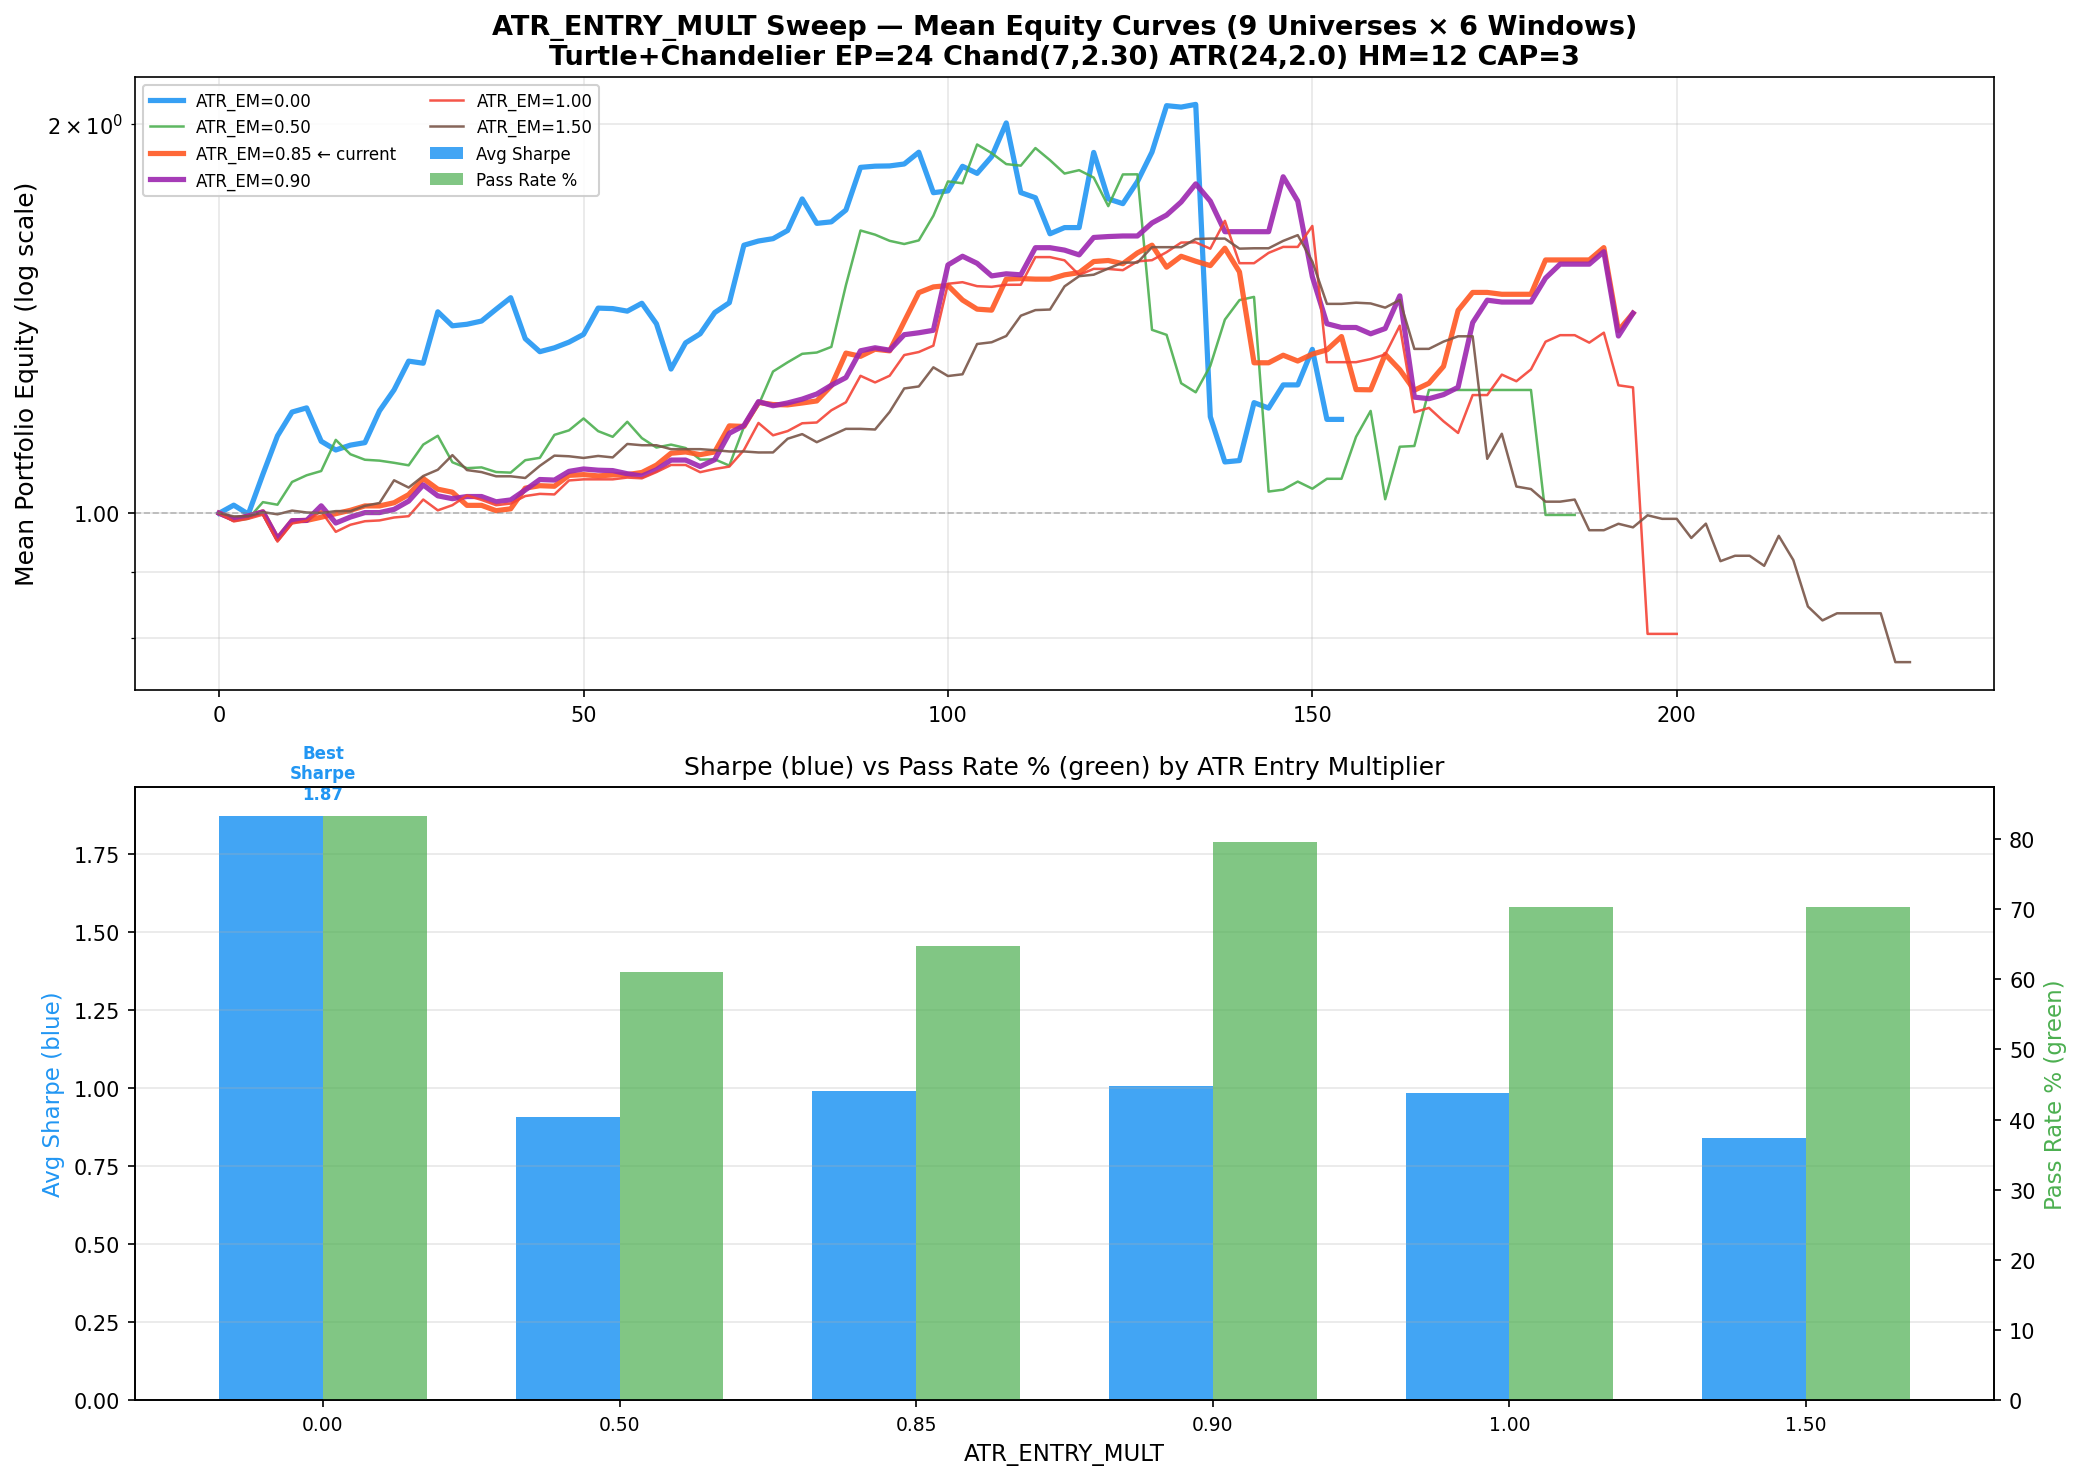

Generate this figure with Python:
#!/usr/bin/env python3
"""
ATR_ENTRY_MULT Sweep Comparison Chart
Reads snapshots/atr_entry_mult_mean_equity.csv and generates charts/atr_entry_mult_sweep_comparison.png

Expected CSV format:
  atr_entry_mult,bar,mean_equity

Plots equity curves (log scale) for each ATR_ENTRY_MULT config.
"""

import pandas as pd
import matplotlib
matplotlib.use('Agg')
import matplotlib.pyplot as plt
import matplotlib.ticker as mticker
import numpy as np
import sys
import os

INPUT_CSV = "snapshots/atr_entry_mult_mean_equity.csv"
OUTPUT_PNG = "charts/atr_entry_mult_sweep_comparison.png"

# ── Color palette for ATR_ENTRY_MULT configs ─────────────────────────────────
COLOR_MAP = {
    0.00: "#2196F3",   # blue   — no filter
    0.50: "#4CAF50",   # green  — moderate filter
    0.85: "#FF5722",   # deep orange — current default
    0.90: "#9C27B0",   # purple — prior best
    1.00: "#F44336",   # red    — moderate-strong
    1.50: "#795548",   # brown  — trade-starving
}

def fmt_equity(v):
    if v >= 1000:
        return f"{v/1000:.1f}k"
    elif v >= 100:
        return f"{v:.0f}"
    elif v >= 10:
        return f"{v:.1f}"
    else:
        return f"{v:.2f}"

def main():
    if not os.path.exists(INPUT_CSV):
        print(f"ERROR: {INPUT_CSV} not found. Run atr_entry_mult_sweep_equity first.")
        sys.exit(1)

    df = pd.read_csv(INPUT_CSV)

    configs = sorted(df['atr_entry_mult'].unique())
    print(f"Loaded {len(configs)} configs: {configs}")

    fig, (ax1, ax2) = plt.subplots(2, 1, figsize=(14, 10), sharex=False)

    # ── Top: Equity curves (log scale) ───────────────────────────────────────
    for em in configs:
        sub = df[df['atr_entry_mult'] == em].sort_values('bar')
        color = COLOR_MAP.get(float(em), None)
        label = f"ATR_EM={em:.2f}"
        if float(em) == 0.85:
            label += " ← current"
        lw = 2.5 if float(em) in [0.00, 0.85, 0.90] else 1.2
        ax1.plot(sub['bar'], sub['mean_equity'],
                 label=label, color=color, linewidth=lw, alpha=0.9)

    ax1.set_yscale('log')
    ax1.set_ylabel("Mean Portfolio Equity (log scale)", fontsize=12)
    ax1.set_title("ATR_ENTRY_MULT Sweep — Mean Equity Curves (9 Universes × 6 Windows)\nTurtle+Chandelier EP=24 Chand(7,2.30) ATR(24,2.0) HM=12 CAP=3",
                  fontsize=13, fontweight='bold')
    ax1.grid(True, which='both', alpha=0.3, linestyle='-')
    ax1.legend(loc='upper left', fontsize=9, framealpha=0.9)
    ax1.yaxis.set_major_formatter(mticker.FuncFormatter(lambda v, _: fmt_equity(v)))

    # Add horizontal line at 1.0 for reference
    ax1.axhline(y=1.0, color='gray', linestyle='--', linewidth=0.8, alpha=0.5)

    # ── Bottom: Summary metrics bar chart ───────────────────────────────────
    summary_csv = "snapshots/atr_entry_mult_sweep_summary.csv"
    if os.path.exists(summary_csv):
        sum_df = pd.read_csv(summary_csv).sort_values('atr_entry_mult')
        # Filter to configs in our equity curves + a couple nearby for context
        filter_vals = [v for v in sum_df['atr_entry_mult'] if v in configs]
        sum_df = sum_df[sum_df['atr_entry_mult'].isin(filter_vals)]

        x = np.arange(len(sum_df))
        width = 0.35

        bars1 = ax2.bar(x - width/2, sum_df['avg_sharpe'], width,
                        label='Avg Sharpe', color='#2196F3', alpha=0.85)
        ax2_twin = ax2.twinx()
        bars2 = ax2_twin.bar(x + width/2, sum_df['pass_pct'], width,
                              label='Pass Rate %', color='#4CAF50', alpha=0.7)

        ax2.set_ylabel('Avg Sharpe (blue)', color='#2196F3', fontsize=11)
        ax2_twin.set_ylabel('Pass Rate % (green)', color='#4CAF50', fontsize=11)
        ax2.set_xticks(x)
        ax2.set_xticklabels([f"{v:.2f}" for v in sum_df['atr_entry_mult']], fontsize=9)
        ax2.set_xlabel("ATR_ENTRY_MULT", fontsize=11)
        ax2.set_title("Sharpe (blue) vs Pass Rate % (green) by ATR Entry Multiplier", fontsize=12)
        ax2.grid(True, axis='y', alpha=0.3)

        # Legend
        h1, l1 = ax1.get_legend_handles_labels()
        h2, l2 = ax2.get_legend_handles_labels()
        ax1.legend(h1 + [bars1, bars2], l1 + ['Avg Sharpe', 'Pass Rate %'],
                   loc='upper left', fontsize=8, framealpha=0.9, ncol=2)

        # Annotate best Sharpe bar
        best_sharpe_row = sum_df.loc[sum_df['avg_sharpe'].idxmax()]
        ax2.annotate(f"Best\nSharpe\n{float(best_sharpe_row['avg_sharpe']):.2f}",
                     xy=(list(sum_df['atr_entry_mult']).index(best_sharpe_row['atr_entry_mult']), best_sharpe_row['avg_sharpe']),
                     xytext=(0, 8), textcoords='offset points',
                     fontsize=8, ha='center', color='#2196F3', fontweight='bold')
    else:
        ax2.set_visible(False)
        ax1.legend(loc='upper left', fontsize=9, framealpha=0.9)

    plt.tight_layout()
    os.makedirs("charts", exist_ok=True)
    plt.savefig(OUTPUT_PNG, dpi=150, bbox_inches='tight', facecolor='white')
    print(f"Saved {OUTPUT_PNG}")

if __name__ == "__main__":
    main()
